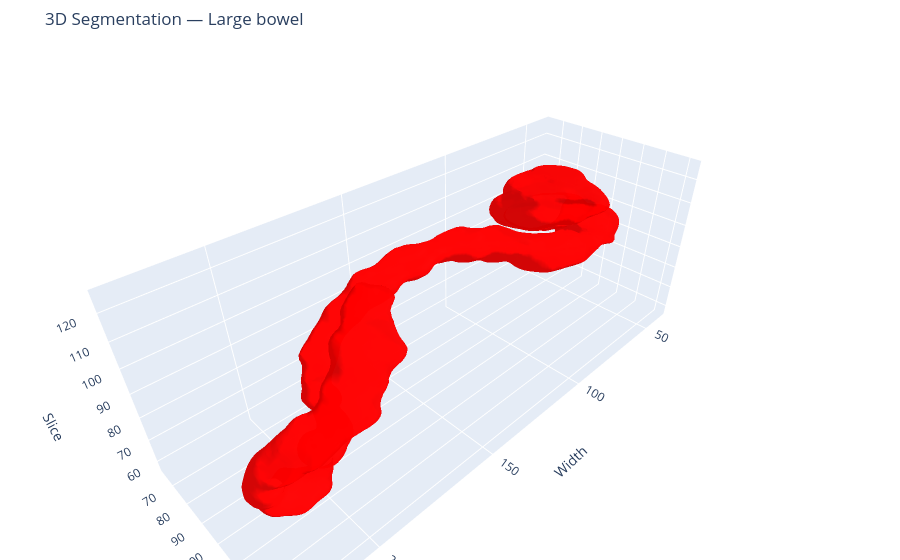
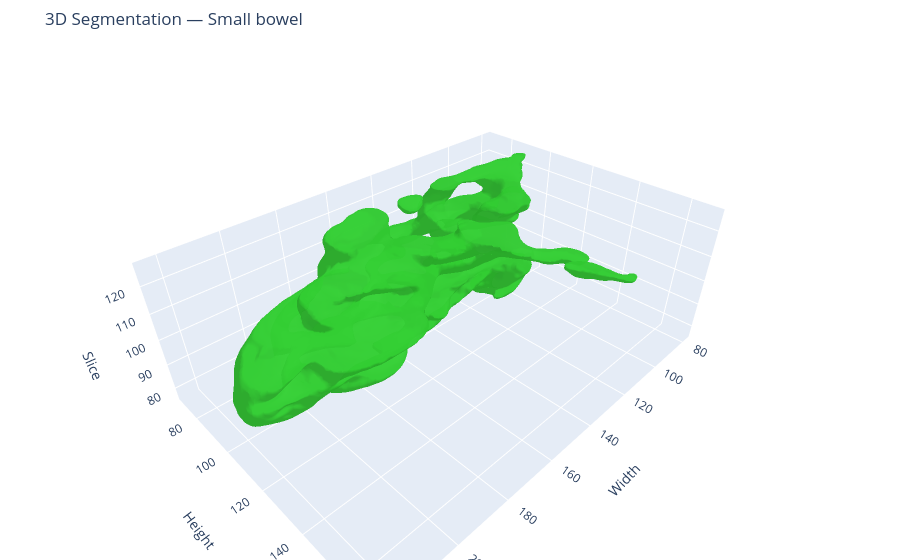
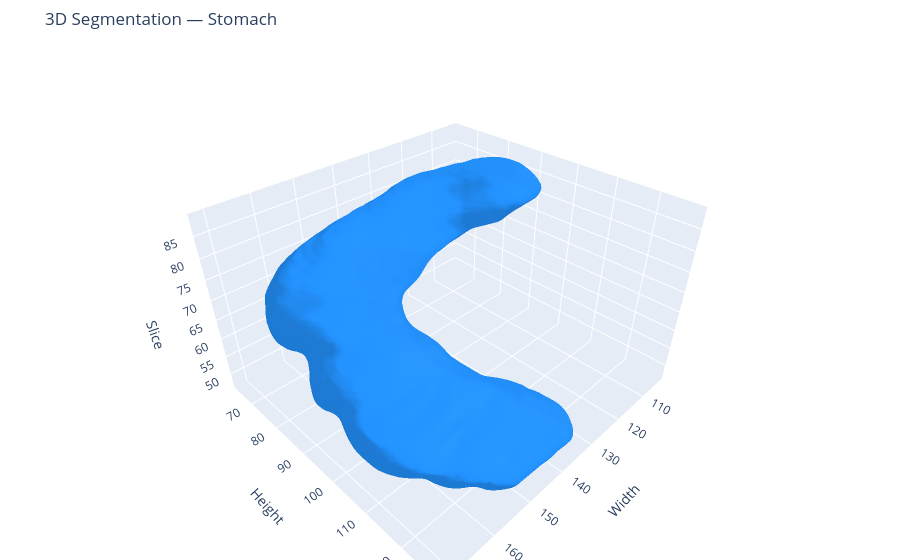

These figures' notebook cell, in order:
### Code cell
mri_sdf = segmentator(Path('data/extracted_data/train/case2/case2_day1/scans'), True, visualization=True)

### Figure 1 — Plotly figure (JSON) as saved in the notebook; plotly's stock layout.template omitted (floating-point values rounded to 4 significant figures; data arrays with more than 128 entries replaced by an {"elided": "..."} marker saying what was removed)
{"data": [{"color": "red", "flatshading": false, "hovertemplate": "Width: %{x:.1f}<br>Height: %{y:.1f}<br>Slice: %{z:.1f}<extra></extra>", "i": {"elided": "49636 int values"}, "j": {"elided": "49636 int values"}, "k": {"elided": "49636 int values"}, "name": "Large bowel", "opacity": 0.85, "type": "mesh3d", "x": {"elided": "24820 float values"}, "y": {"elided": "24820 float values"}, "z": {"elided": "24820 float values"}}], "layout": {"margin": {"b": 0, "l": 0, "r": 0, "t": 50}, "scene": {"aspectmode": "data", "xaxis": {"title": {"text": "Width"}}, "yaxis": {"title": {"text": "Height"}}, "zaxis": {"title": {"text": "Slice"}}}, "title": {"text": "3D Segmentation — Large bowel"}}}

### Figure 2 — Plotly figure (JSON) as saved in the notebook; plotly's stock layout.template omitted (floating-point values rounded to 4 significant figures; data arrays with more than 128 entries replaced by an {"elided": "..."} marker saying what was removed)
{"data": [{"color": "limegreen", "flatshading": false, "hovertemplate": "Width: %{x:.1f}<br>Height: %{y:.1f}<br>Slice: %{z:.1f}<extra></extra>", "i": {"elided": "70232 int values"}, "j": {"elided": "70232 int values"}, "k": {"elided": "70232 int values"}, "name": "Small bowel", "opacity": 0.85, "type": "mesh3d", "x": {"elided": "35106 float values"}, "y": {"elided": "35106 float values"}, "z": {"elided": "35106 float values"}}], "layout": {"margin": {"b": 0, "l": 0, "r": 0, "t": 50}, "scene": {"aspectmode": "data", "xaxis": {"title": {"text": "Width"}}, "yaxis": {"title": {"text": "Height"}}, "zaxis": {"title": {"text": "Slice"}}}, "title": {"text": "3D Segmentation — Small bowel"}}}

### Figure 3 — Plotly figure (JSON) as saved in the notebook; plotly's stock layout.template omitted (floating-point values rounded to 4 significant figures; data arrays with more than 128 entries replaced by an {"elided": "..."} marker saying what was removed)
{"data": [{"color": "dodgerblue", "flatshading": false, "hovertemplate": "Width: %{x:.1f}<br>Height: %{y:.1f}<br>Slice: %{z:.1f}<extra></extra>", "i": {"elided": "19740 int values"}, "j": {"elided": "19740 int values"}, "k": {"elided": "19740 int values"}, "name": "Stomach", "opacity": 0.85, "type": "mesh3d", "x": {"elided": "9872 float values"}, "y": {"elided": "9872 float values"}, "z": {"elided": "9872 float values"}}], "layout": {"margin": {"b": 0, "l": 0, "r": 0, "t": 50}, "scene": {"aspectmode": "data", "xaxis": {"title": {"text": "Width"}}, "yaxis": {"title": {"text": "Height"}}, "zaxis": {"title": {"text": "Slice"}}}, "title": {"text": "3D Segmentation — Stomach"}}}
